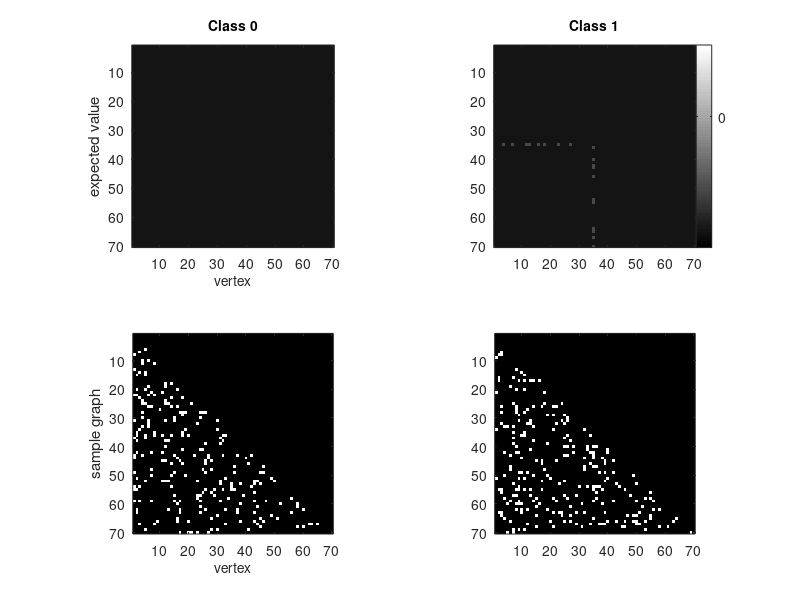

Write the MATLAB code that produced this figure. (Note: this script raises an error after producing the figure.)
%% synthetic
clear, clc


% # neurons
V=70;

% signal subgraph
m=1;
s=20;

Ess = randperm(70);
Ess = Ess(1:s);
thesem = zeros(V);
vstar=round(V/2);
thesem(vstar,Ess) = 1;
thesem(Ess,vstar) = 1;
thesem=tril(thesem,-1);
Ess=find(thesem);

% parameters
p=0.1;
q=0.3;
E0=p*ones(V);
E1=p*ones(V);
E1(Ess)=q;

savestuff=0;

fname=['homo_V' num2str(V) '_s' num2str(s) '_p' num2str(round(p*100)) '_q' num2str(round(q*100))];


%% plot params and samples
figure(2), clf
fs=10;

h(2)=subplot(222);
image(E1*64+0.5)
axis('square');
op2b=get(gca,'Position');
colorbar('YTick',[0.01 min(p,q) max(p,q) 1]*64.5,'YTickLabel',[0 min(p,q) max(p,q) 1])
set(gca,'Position',op2b)
title('Class 1','fontsize',fs)

h(1)=subplot(221);
image(E0*64.5)
colormap('gray')
axis('square');
title('Class 0','fontsize',fs)
xlabel('vertex','fontsize',fs)
ylabel('expected value')
op1=get(gca,'Position');
op1(3:4)=op2b(3:4);
set(gca,'Position',op1)


h(3)=subplot(223);
imagesc(tril(E0 > rand(V),-1))
axis('square');
ylabel('sample graph')
xlabel('vertex','fontsize',fs)

h(4)=subplot(224);
imagesc(tril(E1 > rand(V),-1))
axis('square');


for i=1:numel(h)
    set(h(i),'fontsize',fs)
end

if savestuff==1
    print_fig(['../figs/' fname '_mean_sample'],[6 4])
end

%% simulate data for coherogram plots
clear h SigMat coherent incoherent coherogram Coherogram wset

ns=[4 16 64 256]; %[20 50 100 300];
ncols=length(ns);


for i=1:ncols
    
    % training data
    ntrn=ns(i);
    Atrn = nan(V,V,ntrn);
    Atrn(:,:,1:2:ntrn)=repmat(E0,[1 1 ntrn/2]) > rand(V,V,ntrn/2);
    Atrn(:,:,2:2:ntrn)=repmat(E1,[1 1 ntrn/2]) > rand(V,V,ntrn/2);
    for nn=1:ntrn, Atrn(:,:,nn)=tril(Atrn(:,:,nn),-1); end
    
    ytrn=repmat([0 1],1,ntrn/2);
    
    constants   = get_constants(Atrn,ytrn);     % get constants to ease classification code
    SigMat{i}   = run_get_fisher_pvals(Atrn,constants);
    incoherent{i} = incoherent_estimator(SigMat{i},s);
    [coherent{i} cocount{i}]= coherent_estimator(SigMat{i},m,s);
    [coherogram{i} Coherogram{i} wset{i}] = get_coherograms(Atrn,ytrn);
    
end


%% plot SigMat and coheregrams
% load(['../../data/' fname])

figure(4), clf
wh = [.21 .18];
side = 0.07;
bottom=0.07;
rowpos=0.22;
colpos=0.21;
fs=6;
nrows=4;


for i=1:ncols
    
    
    h(1+(i-1)*nrows) = subplot('Position',[0*colpos+side (4-i)*rowpos+bottom wh]);
    
    imagesc(-log10(SigMat{i}))
    axis('square')
    ylabel(['n=', num2str(ns(i))],'fontsize',fs)
    if i<ncols,
        set(gca,'Xtick',[],'YTick',[]),
    else
        xlabel('vertex','fontsize',fs)
        ylabel([{['n=', num2str(ns(i))]}; {'vertex'}],'fontsize',fs)
    end
    if i==1, title([{'negative log'};  {'significance matrix'}],'fontsize',fs), end
    
    h(2+(i-1)*nrows) = subplot('Position',[1*colpos+side (4-i)*rowpos+bottom wh]);
    ass=zeros(V); ass(incoherent{i})=1;
    imagesc(ass)
    axis('square')
    if i<ncols, set(gca,'Xtick',[],'YTick',[]),
    else set(gca,'Ytick',[]), xlabel('vertex','fontsize',fs)
    end
    if i==1, title([{'incoherent'}; {'estimate'}],'fontsize',fs), end
    ylabel(['# correct = ', num2str(length(intersect(incoherent{i},Ess)))],'fontsize',fs)
    
    h(3+(i-1)*nrows) = subplot('Position',[2*colpos+side (4-i)*rowpos+bottom wh]);
    ass=zeros(V); ass(coherent{i})=1;
    imagesc(ass)
    if isempty(coherent{i}), image(ass); end
    axis('square')
    if i<ncols, set(gca,'Xtick',[],'YTick',[]),
    else set(gca,'Ytick',[]), xlabel('vertex','fontsize',fs)
    end
    if i==1, title([{'coherent'}; {'estimate'}],'fontsize',fs), end
    ylabel(['# correct = ', num2str(length(intersect(coherent{i},Ess)))],'fontsize',fs)
    
    h(4+(i-1)*nrows) = subplot('Position',[3*colpos+side (4-i)*rowpos+bottom wh]);
    imagesc(Coherogram{i}(:,1:cocount{i}))
    axis('square')
    set(gca,'Ytick',[])
    if i==1, title([{'coherogram'}],'fontsize',fs), end
    if i==ncols, xlabel('log significance','fontsize',fs), end
    if cocount{i}>2,
        set(gca,'XTick',ceil(linspace(2,cocount{i},3)),'XTickLabel',...
            0.1*round(10*log10((wset{i}(ceil(linspace(2,cocount{i},3))))))),
    end
    
end
colormap('gray')
for i=1:length(h), set(h(i),'fontsize',fs), end

if savestuff==1
    print_fig(['../../figs/' fname '_coherogram'],[5 4])
end



%% get Lstar

ntst=1000;
Atst = nan(V,V,ntst);
Atst(:,:,1:2:ntst)=repmat(E0,[1 1 ntst/2]) > rand(V,V,ntst/2);
Atst(:,:,2:2:ntst)=repmat(E1,[1 1 ntst/2]) > rand(V,V,ntst/2);
ytrn=repmat([0 1],1,ntst/2);

params.lnE0=log(E0);
params.lnE1=log(E1);
params.ln1E0=log(1-E0);
params.ln1E1=log(1-E1);
params.lnprior0=log(1/2);
params.lnprior1=log(1/2);

subspace=find(ones(V)-diag(ones(V,1)));

bayes_incorrects=nan(ntst,1);
for i=1:ntst
    bayes_incorrects(i) = plugin_bern_classify(Atst(:,:,i),params,subspace,ytrn(i));
end
Lstar=mean(bayes_incorrects)

%% generate data, classify, and get stats
clear alg out Outtemp ns h
% alg stuff
alg(1).name='coherent';
alg(1).star_list=m;
alg(1).edge_list{1}=s;

alg(2).name='incoherent';
alg(2).edge_list=s;

alg(3).name='naive bayes';
alg(3).edge_list=find(ones(V)-diag(ones(V,1)));

nAlgs=numel(alg);
nTrials=20;
ns=[10:10:50 100:50:300];


for i=1:length(ns)
    
    disp(['ntrn ', num2str(ns(i))])
    
    for j=1:nTrials
        
        disp(['trial ', num2str(j)])
        % training data
        ntrn=ns(i);
        Atrn = nan(V,V,ntrn);
        Atrn(:,:,1:2:ntrn)=repmat(E0,[1 1 ntrn/2]) > rand(V,V,ntrn/2);
        Atrn(:,:,2:2:ntrn)=repmat(E1,[1 1 ntrn/2]) > rand(V,V,ntrn/2);
        for nn=1:ntrn, Atrn(:,:,nn)=tril(Atrn(:,:,nn),-1); end
        
        ytrn=repmat([0 1],1,ntrn/2);
        
        % testing data
        ntst=100;
        Atst = nan(V,V,ntst);
        Atst(:,:,1:2:ntst)=repmat(E0,[1 1 ntst/2]) > rand(V,V,ntst/2);
        Atst(:,:,2:2:ntst)=repmat(E1,[1 1 ntst/2]) > rand(V,V,ntst/2);
        for nn=1:ntst, Atst(:,:,nn)=tril(Atst(:,:,nn),-1); end
        ytst=repmat([0 1],1,ntst/2);
        
        
        % classify
        Outtemp = plugin_classifier_cv_loop(Atrn,ytrn,alg,'HoldOut',Atst,ytst);
        
        % get stats
        Out(1).Lhat(i,j)   = Outtemp(1).Lhat;
        Out(1).correct_edges(i,j) = length(intersect(Outtemp(1).subspace{1},Ess));
        
        Out(2).Lhat(i,j)   = Outtemp(2).Lhat;
        Out(2).correct_edges(i,j) = length(intersect(Outtemp(2).subspace{1},Ess));
        
        Out(3).Lhat(i,j)   = Outtemp(3).Lhat;
    end
    
end


for n=1:3
    keeps(n).correct_edges=Out(n).correct_edges;
    keeps(n).Lhat=Out(n).Lhat;
    
    keeps(n).misedge_rate=1-mean(keeps(n).correct_edges,2)/s;
    keeps(n).misedge_ste=std(keeps(n).correct_edges,[],2)/(s*sqrt(nTrials));
    keeps(n).Lhat_avg=mean(keeps(n).Lhat,2);
    keeps(n).Lhat_ste=std(keeps(n).Lhat,[],2)/sqrt(nTrials);
end

if savestuff==1
    save(['../../data/' fname])
end

%% plot rates
% load(['../../data/' fname])

figure(1), clf

gray1=0.5*[1 1 1];
gray2=0.75*[1 1 1];
sa=0.5;
fs=12;


%
h(1)=subplot(211); hold all
errorbar(ns,keeps(1).misedge_rate,keeps(1).misedge_ste,'k','linewidth',2)
errorbar(ns,keeps(2).misedge_rate,keeps(2).misedge_ste,'color',gray1,'linewidth',2)
axis([0 ns(end) 0 1])
% set(gca,'YTick',[2:2:s])
xlabel('# training samples','fontsize',fs)
ylabel('missed-edge rate','fontsize',fs)

h(2)=subplot(212); hold all
errorbar(ns,keeps(1).Lhat_avg,keeps(1).Lhat_ste,'k','linewidth',2)
errorbar(ns,keeps(2).Lhat_avg,keeps(2).Lhat_ste,'color',gray1,'linewidth',2)
errorbar(ns,keeps(3).Lhat_avg,keeps(3).Lhat_ste,'color',gray2,'linewidth',2)
axis([0 ns(end) 0 0.5])
xlabel('# training samples','fontsize',fs)
ylabel('misclassification rate','fontsize',fs)
% legend(alg(1).name,alg(2).name, alg(3).name,'fontsize',fs)
legend('coh','inc','nb'); %,'fontsize',fs,'Location','Best')
set(gca,'YTick',[0.1:0.1:0.5])



if savestuff==1
    print_fig(['../../figs/' fname '_Lhats'],[3 3]*1.5)
end

